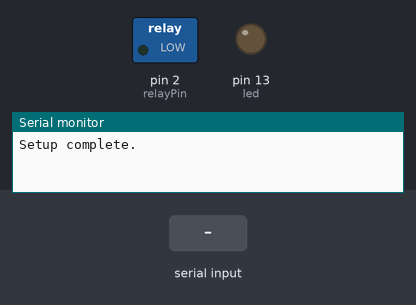
Recording of a sketch running on a simulated Arduino Uno, built with avr-gcc and run on an emulated ATmega328P. On the bench: switched loads named in the sketch (green lamp = pin HIGH), output pins drawn as LEDs (lit = HIGH), the last lines printed to the serial monitor. The test bench sets the inputs (shaded band).

Above: at 1.2 s.
1.3 s: "1" received over Serial
At 1.7 s:
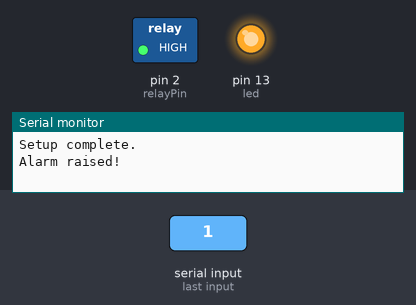
2.8 s: "0" received over Serial
At 4.1 s:
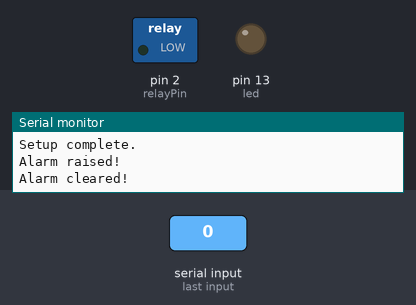
Timing chart, 0 to 5.8 s (numbered marks = the images above; inputs shaded):
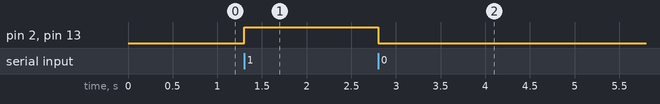

Measured:
- after the input at 1.3 s, pin 2 (relayPin), pin 13 (led): LOW → HIGH at once
- after the input at 2.8 s, pin 2 (relayPin), pin 13 (led): HIGH → LOW at once

The sketch:

SerialAlarm.ino
```cpp
// (licence header left out)
int led = 13;
int relayPin = 2;
int buttonPin = 0;

void setup() {
  pinMode(led, OUTPUT);
  pinMode(relayPin, OUTPUT);
  pinMode(buttonPin, INPUT);
	Serial.begin(9600);
  Serial.println("Setup complete.");
}

void loop() {
  int incomingByte = 0;
  int buttonState;

  buttonState = digitalRead(buttonPin);

  if ( buttonState == HIGH ) {
    clearAlarm();
  }

	if (Serial.available() > 0) {
    incomingByte = Serial.read();
    if ( incomingByte == 49) {
      // ASCII(49) = 1
      raiseAlarm();
  	}
  	if ( incomingByte == 48 ) {
      // ASCII(48) = 0
      clearAlarm();
  	}
	}

}

void raiseAlarm() {
  Serial.println("Alarm raised!");
  digitalWrite(led, HIGH);        // turn the LED on
  digitalWrite(relayPin, HIGH);   // turn the SIGNAL on
}

void clearAlarm() {
  Serial.println("Alarm cleared!");
  digitalWrite(led, LOW);         // turn the LED off
  digitalWrite(relayPin, LOW);    // turn the SIGNAL off
}
```
